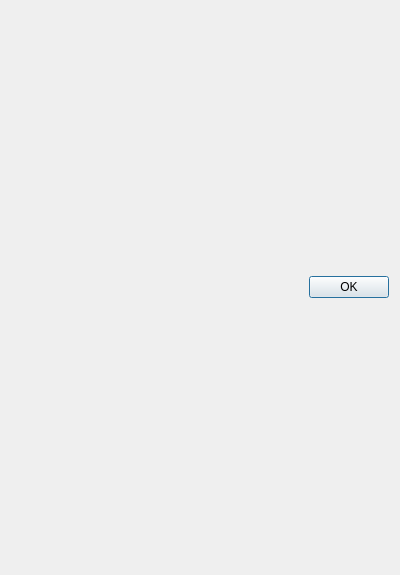
<?xml version="1.0" encoding="UTF-8"?>
<ui version="4.0">
 <class>Dialog</class>
 <widget class="QDialog" name="Dialog">
  <property name="geometry">
   <rect>
    <x>0</x>
    <y>0</y>
    <width>400</width>
    <height>575</height>
   </rect>
  </property>
  <property name="minimumSize">
   <size>
    <width>400</width>
    <height>500</height>
   </size>
  </property>
  <property name="maximumSize">
   <size>
    <width>16666666</width>
    <height>16666666</height>
   </size>
  </property>
  <property name="windowTitle">
   <string>Сила персонажей</string>
  </property>
  <layout class="QGridLayout" name="gridLayout_2">
   <item row="0" column="0">
    <layout class="QGridLayout" name="gridLayout">
     <item row="0" column="0" colspan="2">
      <widget class="QDialogButtonBox" name="buttonBox">
       <property name="orientation">
        <enum>Qt::Horizontal</enum>
       </property>
       <property name="standardButtons">
        <set>QDialogButtonBox::Ok</set>
       </property>
       <property name="centerButtons">
        <bool>false</bool>
       </property>
      </widget>
     </item>
    </layout>
   </item>
  </layout>
 </widget>
 <resources/>
 <connections>
  <connection>
   <sender>buttonBox</sender>
   <signal>accepted()</signal>
   <receiver>Dialog</receiver>
   <slot>accept()</slot>
   <hints>
    <hint type="sourcelabel">
     <x>248</x>
     <y>254</y>
    </hint>
    <hint type="destinationlabel">
     <x>157</x>
     <y>274</y>
    </hint>
   </hints>
  </connection>
  <connection>
   <sender>buttonBox</sender>
   <signal>rejected()</signal>
   <receiver>Dialog</receiver>
   <slot>reject()</slot>
   <hints>
    <hint type="sourcelabel">
     <x>316</x>
     <y>260</y>
    </hint>
    <hint type="destinationlabel">
     <x>286</x>
     <y>274</y>
    </hint>
   </hints>
  </connection>
 </connections>
</ui>
